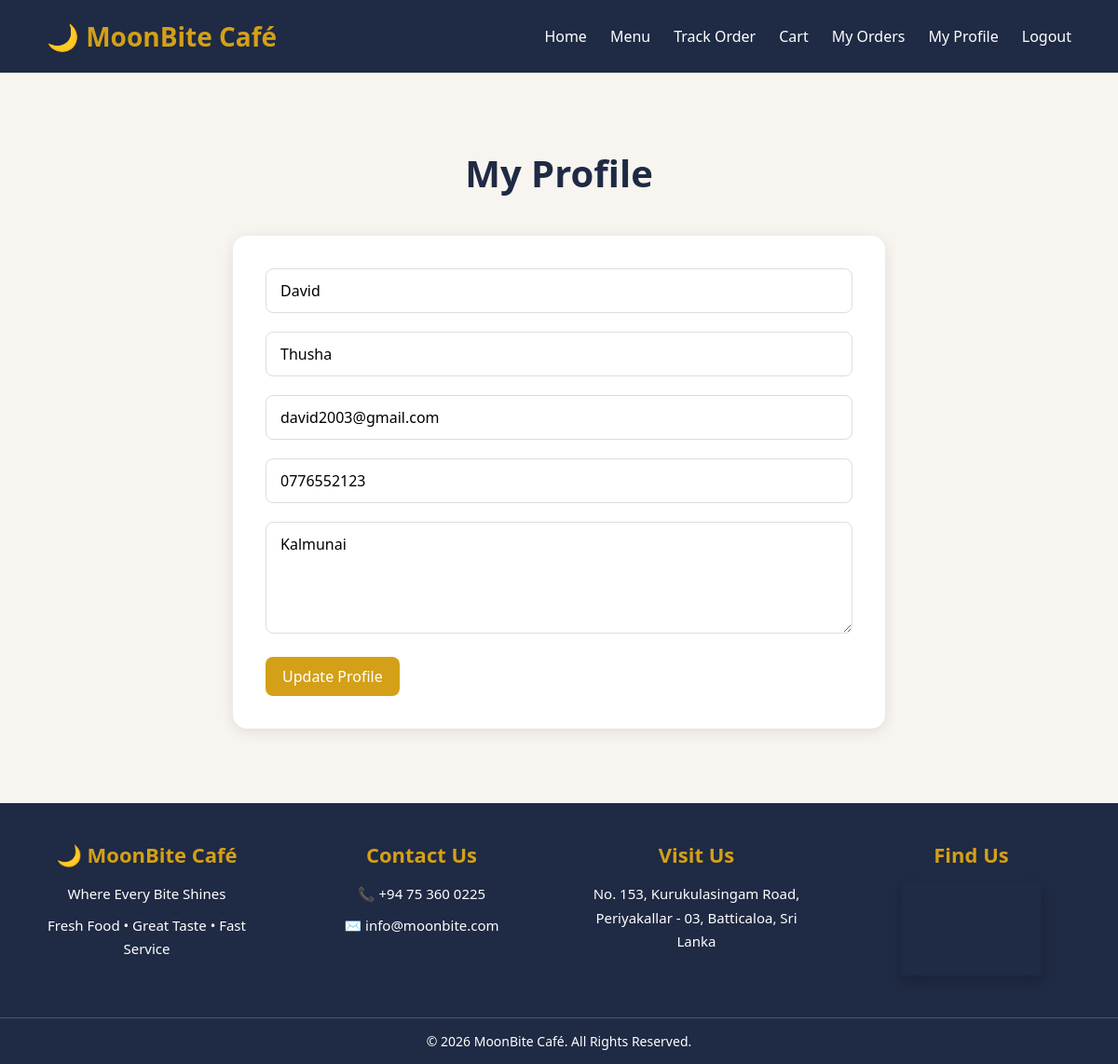
The page /profile.php (signed in) on the database its author committed.
### tables this page shows
CREATE TABLE `customer` (
  `customer_id` int(11) NOT NULL,
  `first_name` varchar(50) NOT NULL,
  `last_name` varchar(50) DEFAULT NULL,
  `email` varchar(100) NOT NULL,
  `password` varchar(255) DEFAULT NULL,
  `phone` varchar(20) DEFAULT NULL,
  `address` text DEFAULT NULL
);

### public/profile.php (the view, shortened to what this page needs)
<?php
include('../config/db.php');
include('includes/header.php');
include('includes/navbar.php');
$customer_id = $_SESSION['customer_id'];
$customer = mysqli_fetch_assoc(
    mysqli_query(
        $conn,
        "SELECT *
         FROM customer
         WHERE customer_id=$customer_id"
    )
);
?>
<div class="menu-section">
    <h1>My Profile</h1>
    <div class="form-container">
        <form method="POST">
            <div class="form-group">
                <input
                type="text"
                name="first_name"
                class="form-control"
                value="<?= $customer['first_name']; ?>"
                required>
            </div>
            <div class="form-group">
                <input
                type="text"
                name="last_name"
                class="form-control"
                value="<?= $customer['last_name']; ?>"
                required>
            </div>
            <div class="form-group">
                <input
                type="email"
                class="form-control"
                value="<?= $customer['email']; ?>"
                readonly>
            </div>
            <div class="form-group">
                <input
                type="text"
                name="phone"
                class="form-control"
                value="<?= $customer['phone']; ?>">
            </div>
            <div class="form-group">
                <textarea
                name="address"
                class="form-control"><?= $customer['address']; ?></textarea>
            </div>
            <button
            type="submit"
            name="update"
            class="btn">
                Update Profile
            </button>
        </form>
    </div>
</div>
<?php include('includes/footer.php'); ?>

### assets/css/customer.css (style rules this page uses)
* { margin:0; padding:0; box-sizing:border-box; font-family:'Segoe UI',sans-serif; }
body { height: 100%; min-height:100vh; display:flex; flex-direction:column; background:#F8F5F0; color:#333; }
.menu-section { padding:80px 50px; }
.menu-section h1 { text-align:center; color:#1F2A44; margin-bottom:40px; font-size:40px; }
.hero-btn, .btn, .mbtn, .back-btn { display:inline-block; min-width:130px; padding:10px 18px; text-align:center; background:#D4A017; color:white; text-decoration:none; border:none; border-radius:8px; font-size:16px; font-weight:500; cursor:pointer; transition:0.3s; }
textarea.form-control { min-height:120px; resize:vertical; }
.form-container { max-width:700px; margin:0 auto; background:white; padding:35px; border-radius:15px; box-shadow:0 3px 15px rgba(0,0,0,0.1); }
.form-group { margin-bottom:20px; }
.form-control { width:100%; padding:12px 15px; border:1px solid #ddd; border-radius:8px; font-size:16px; outline:none; }

### rows shown on the page
customer: first_name "David", last_name "Thusha", email "david2003@gmail.com", phone "0776552123", address "Kalmunai"
